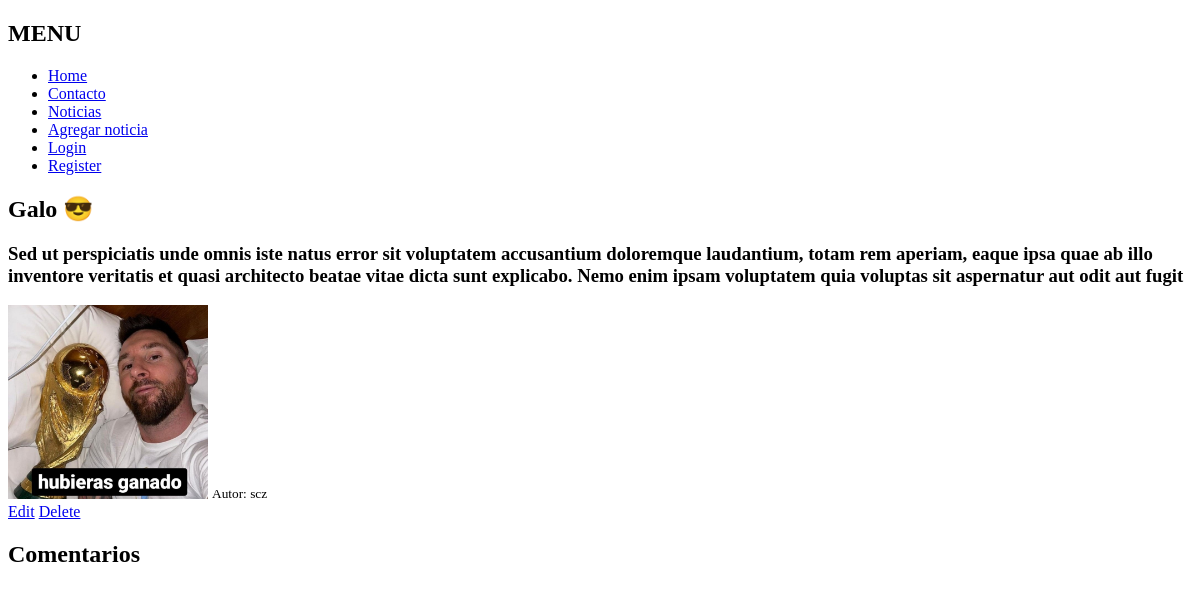
The app's page /noticias/detail/3, older data.
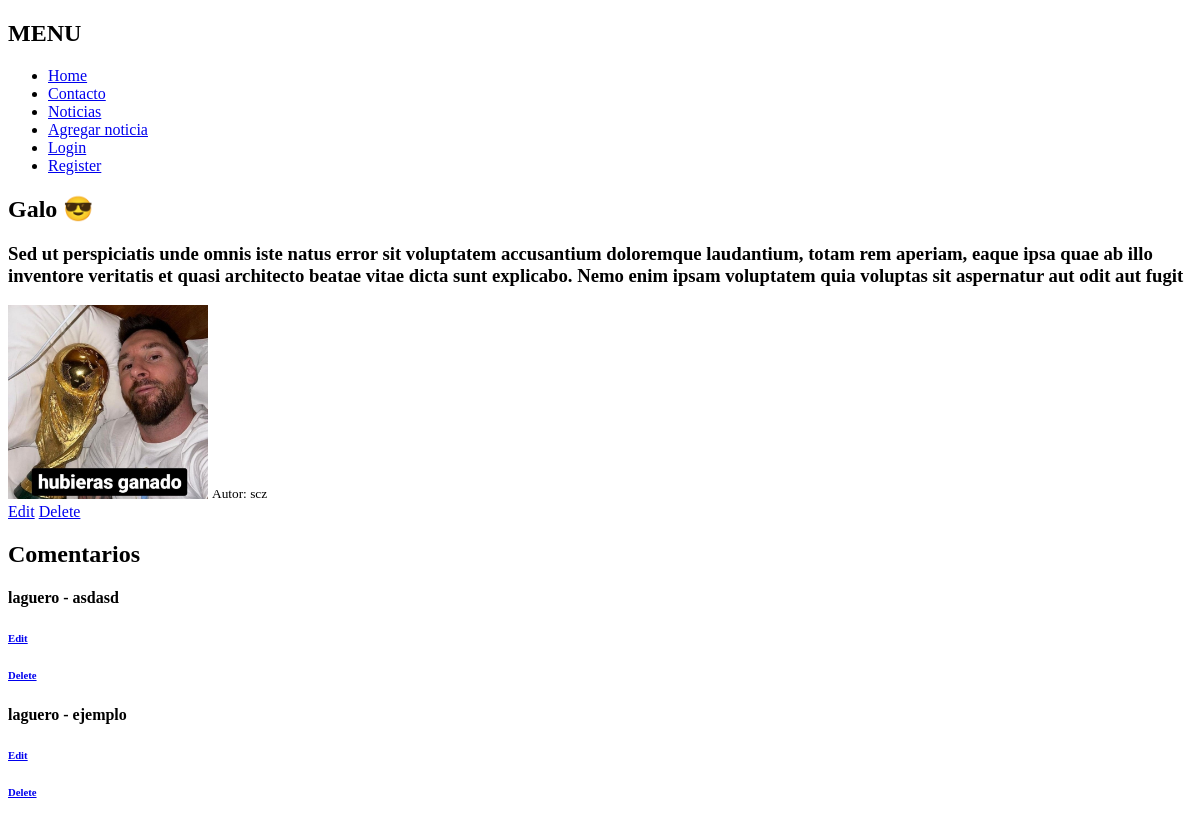
The same page, newer data.
### apps/comentarios/models.py (models this page shows, shortened)
class Comentario(models.Model):
    publicado = models.DateTimeField('creado', auto_now_add=True)
    modificado = models.DateTimeField('modificado', auto_now= True)
    contenido = models.TextField()
    autor = models.ForeignKey(User, on_delete=models.CASCADE)
    noticia = models.ForeignKey(Noticia, on_delete=models.CASCADE)

### apps/noticias/views.py (the view)
# urls.py: path('detail/<int:pk>', views.detail_noticia, name='detail_noticia'),
def detail_noticia(request, pk):
    ctx = {}
    n = Noticia.objects.get(pk = pk)
    ctx['noticia'] = n
    comentarios = Comentario.objects.filter(noticia = n)
    ctx['comentarios'] = comentarios
    return render(request, 'noticias/detail.html', ctx)

### templates/noticias/detail.html (shortened to what this page needs)
{% extends 'base.html' %}
{% block contenido %}
<div>
    <h2>{{noticia.titulo}}</h2>
    <h3>{{noticia.contenido}}</h3>
    <img src="{{noticia.imagen.url}}" alt="" width="200px">
    <small>Autor: {{noticia.autor}}</small>
</div>
<a href="{% url 'noticias:update_noticia' noticia.pk %}">Edit</a>
<a href="{% url 'noticias:delete_noticia' noticia.pk %}">Delete</a>
<h2>Comentarios</h2>
{% for c in comentarios %}
<div>
    <h4><strong>{{c.autor}} - </strong>{{c.contenido}}</h4>
    <div>
        <h6><a href="{% url 'comentarios:edit_com' c.pk %}">Edit</a></h6>
        <h6><a href="{% url 'comentarios:delete_com' c.pk %}">Delete</a></h6>
    </div>
</div>
{% endfor %}
{% endblock contenido %}

Row changes from the older to the newer data that the page shows:
added Comentario: autor "laguero", contenido "asdasd"
added Comentario: autor "laguero", contenido "ejemplo"
